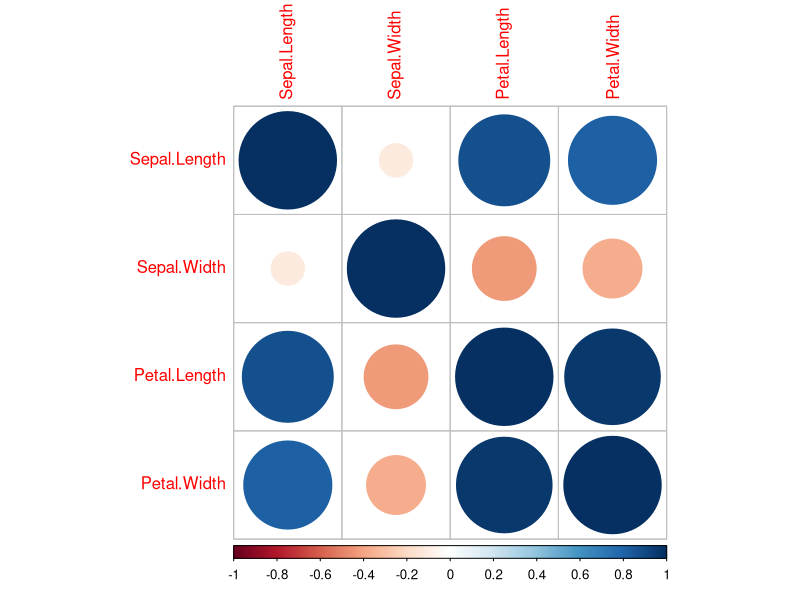

The R source for this figure:
# Correlation panel in Figure A.3, using the built-in iris data.
# If needed: install.packages("corrplot")
library(corrplot)
numeric_iris <- iris[, 1:4]
correlations <- cor(numeric_iris)
dir.create("figures", showWarnings = FALSE)
png("figures/correlation-iris.png", width = 800, height = 600, res = 120)
corrplot(correlations, method = "circle", cl.pos = "b")
dev.off()
write.csv(correlations, "iris_correlations.csv")
